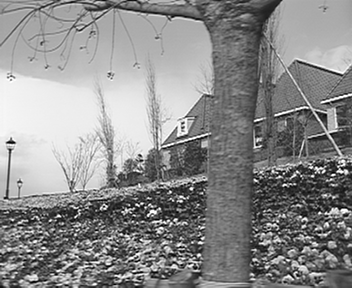
%> input picture src/flowergarden_cif_frame1.tif, 352 x 288 px
$ octave --eval "display_DR_curve_quant_dequant(imread('flowergarden_cif_frame1.tif'));"   (GNU Octave 9; MATLAB toolbox functions it lacks are replaced by stand-ins)
%> lines starting %> are read from the running program, lines starting %| are printed output that depends on the picture; in (x1, y1, x2, y2) boxes, pixels count from 0 and x2, y2 are one past the last pixel; in counts of white or black regions, pixels touching at a corner belong together; the program's own positions count from 1
%> this loop made 8 passes; what is shown inside it comes from the first
### src/simple_quantizer.m
function quant_levels = simple_quantizer(input_image, quantizer_stepsize)
%> called with quantizer_stepsize = 1
quant_levels = round(input_image/quantizer_stepsize);
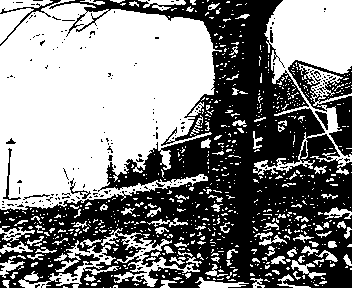
%> quant_levels: size 288x352 double; values 0 (black) and 1 (white), 52.6% white; 195 black regions (184 under 20 px), largest, box (x1, y1, x2, y2) and area: (0, 0, 352, 288) 44564, (288, 60, 352, 157) 2061, (0, 0, 61, 46) 241
end

### src/psnr_of_frame.m
function output_psnr=psnr_of_frame(orignal_image, distorted_image)

[h,w] = size(orignal_image);
%> h = 288; w = 352
x = (orignal_image - distorted_image).^2;
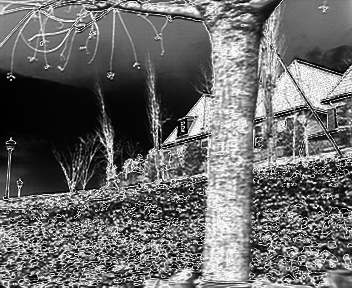
%> x: size 288x352 double; min 0, max 0.248, mean 0.103; drawn with min black and max white
output_psnr = sum(x, "all");
%> output_psnr = 10484.9
output_psnr = (h*w)/output_psnr;
%> output_psnr = 9.67
output_psnr = 10*log10(output_psnr);
%> output_psnr = 9.85
end

### src/simple_dequantizer.m
function output_image = simple_dequantizer(quant_levels, quantizer_stepsize)
output_image = quant_levels*quantizer_stepsize;
end

### src/diplay_DR_curve_quant_dequant.m
function display_DR_curve_quant_dequant(input_image)
rate = [];
psnr = [];
normalised_image = im2double(input_image);
for N = 1:8
    rate = [rate, N];
    quantizer_stepsize = 2/2^N;
    quant_image = simple_quantizer(normalised_image, quantizer_stepsize);
    dequant_image = simple_dequantizer(quant_image, quantizer_stepsize);
    psnr = [psnr psnr_of_frame(normalised_image, dequant_image)];
%> psnr = 9.85

    subplot(2,2,[1,2])
    plot(rate, psnr);
    xlabel('Rate (Bits per Pixel)');
    ylabel('PSNR (dB)');
    xlim([1 8])
    ylim([0 60])

    subplot(2,2,3)
    imshow(input_image)
    title('Original Image')

    subplot(2,2,4)
    imshow(dequant_image)
    title('Decompressed Image')
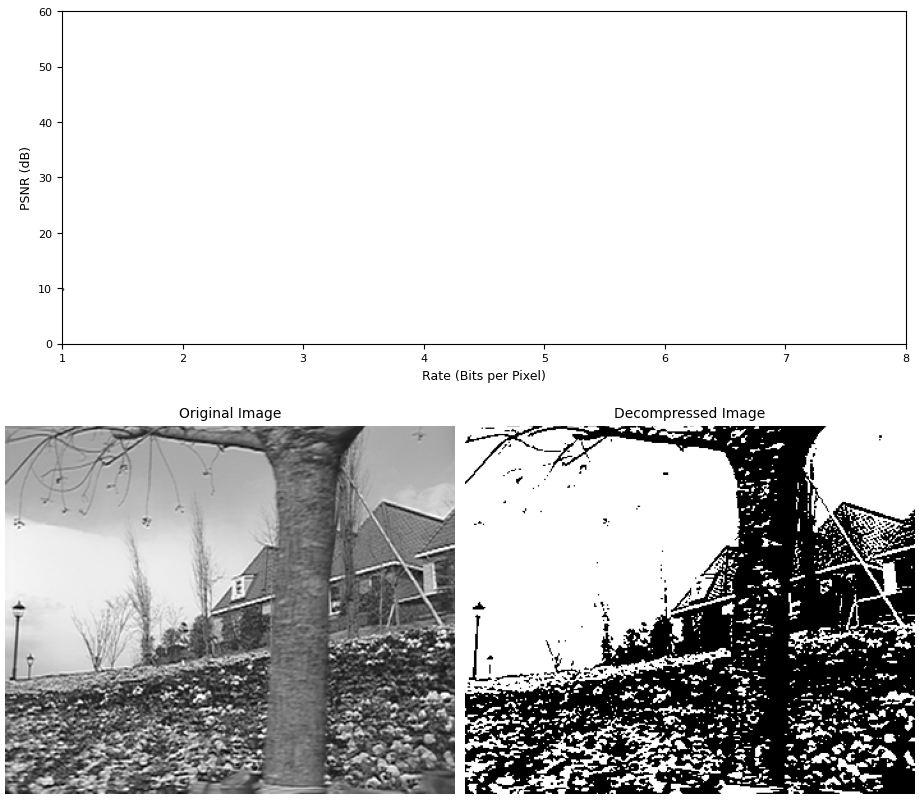
%> figure redrawn from the program's plot data, 3 panels
%> `display_DR_curve_quant_dequant(imread('flowergarden_cif_frame1.tif'));`:
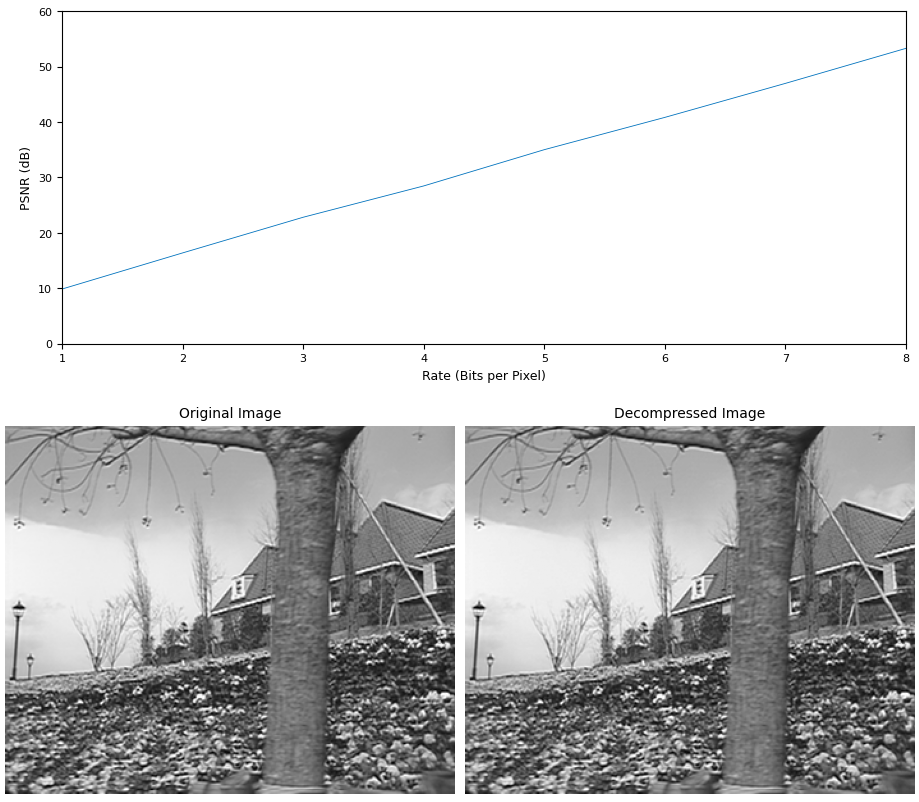
%> figure redrawn from the program's plot data, 3 panels
    pause(2)
end
end
